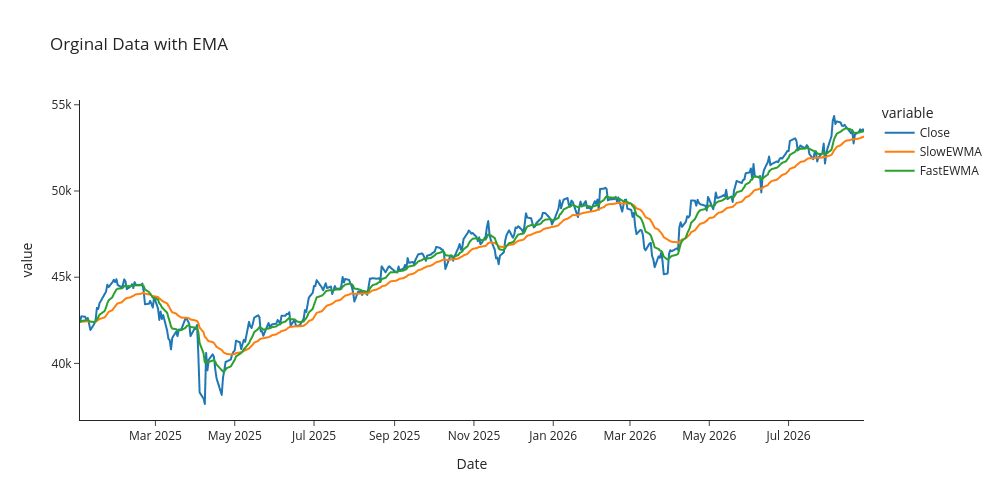

The notebook cell this image was saved under:
### Markdown cell above
<br>
<div class="alert alert-block alert-info"><b>
Next we will explore using a Weighted Moving Average Strategy (EMA) as this type of time series technique assigns weight
to more recent price trends/changes and so we hope that this strategy will react faster and can capture the Buy and Sell
signals better compared to the SMA.
<br></br>
In the code cells below, everything is the same as before expect for the use of the EWM rolling window. We can see that
these averages are a little bit closer to the orginal data and are slightly less smooth. We can also see that the EMA
captures the data from start to the end points as it does not lag in the same manner that the SMA does.
</b></div>
</br>

### Code cell
df2 = df1[['Close']].copy()
df2['SlowEWMA'] = df1['Close'].ewm(span = 30, adjust = False).mean()
df2['FastEWMA'] = df1['Close'].ewm(span = 10, adjust = False).mean()

fig = px.line(df2, x = df2.index, y = ['Close', 'SlowEWMA', 'FastEWMA'],
             height = 500, width = 1000, template = 'simple_white', title = 'Orginal Data with EMA')
fig.show()

### Figure 1 — Plotly figure (JSON) as saved in the notebook; plotly's stock layout.template omitted (floating-point values rounded to 4 significant figures; data arrays with more than 128 entries replaced by an {"elided": "..."} marker saying what was removed)
{"data": [{"hovertemplate": "variable=Close<br>Date=%{x}<br>value=%{y}<extra></extra>", "legendgroup": "Close", "line": {"color": "#1F77B4", "dash": "solid"}, "marker": {"symbol": "circle"}, "mode": "lines", "name": "Close", "showlegend": true, "type": "scattergl", "x": {"elided": "415 str values"}, "xaxis": "x", "y": {"elided": "415 float values"}, "yaxis": "y"}, {"hovertemplate": "variable=SlowEWMA<br>Date=%{x}<br>value=%{y}<extra></extra>", "legendgroup": "SlowEWMA", "line": {"color": "#FF7F0E", "dash": "solid"}, "marker": {"symbol": "circle"}, "mode": "lines", "name": "SlowEWMA", "showlegend": true, "type": "scattergl", "x": {"elided": "415 str values"}, "xaxis": "x", "y": {"elided": "415 float values"}, "yaxis": "y"}, {"hovertemplate": "variable=FastEWMA<br>Date=%{x}<br>value=%{y}<extra></extra>", "legendgroup": "FastEWMA", "line": {"color": "#2CA02C", "dash": "solid"}, "marker": {"symbol": "circle"}, "mode": "lines", "name": "FastEWMA", "showlegend": true, "type": "scattergl", "x": {"elided": "415 str values"}, "xaxis": "x", "y": {"elided": "415 float values"}, "yaxis": "y"}], "layout": {"height": 500, "legend": {"title": {"text": "variable"}, "tracegroupgap": 0}, "title": {"text": "Orginal Data with EMA"}, "width": 1000, "xaxis": {"anchor": "y", "autorange": true, "domain": [0, 1], "range": ["2025-01-02", "2026-08-28"], "title": {"text": "Date"}, "type": "date"}, "yaxis": {"anchor": "x", "autorange": true, "domain": [0, 1], "range": [36720.0, 55280.0], "title": {"text": "value"}, "type": "linear"}}}
